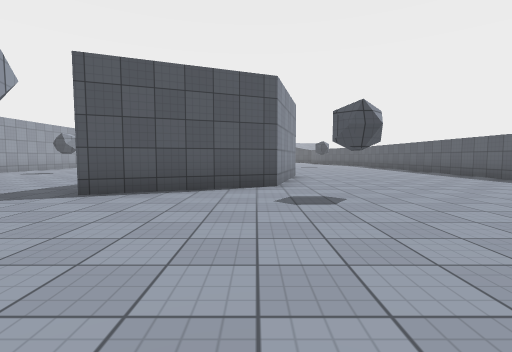
view 1 (above)

19 first-person views from a walk through a 3-D level made in the Unity game engine. The camera is 1.2 m above the floor, tilts 4° down and sees 85° across. The floor is counted in squares, 2 m on a side. Each view is taken from the middle of a square. On the plan, view 1 faces up. The plan holds only what a view shows up to about 9 squares ahead; the rest is blank. Surface patterns are stand-ins for the level's own textures.

view 2
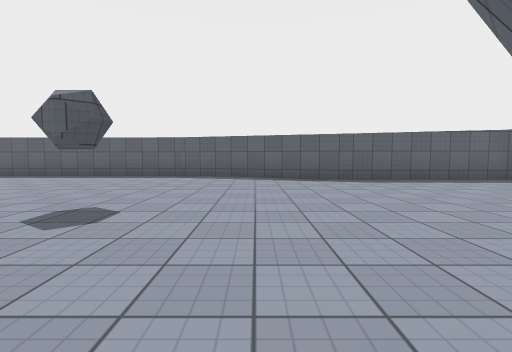

view 3
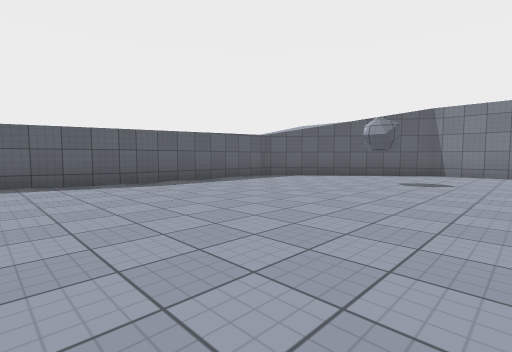

view 4
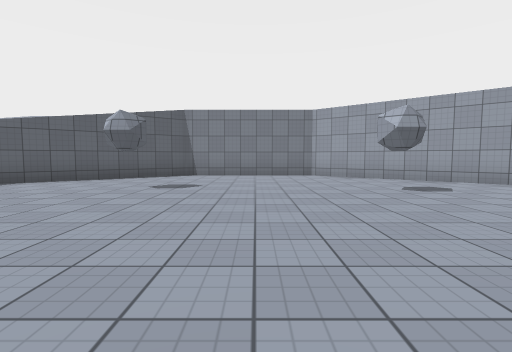

view 5
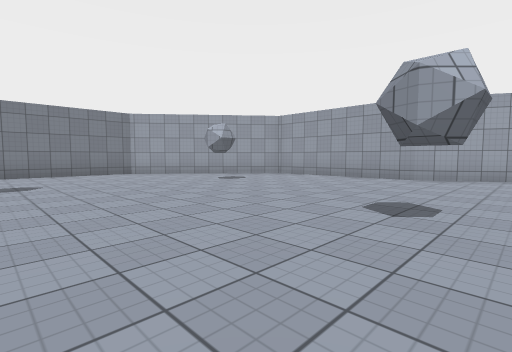

view 6
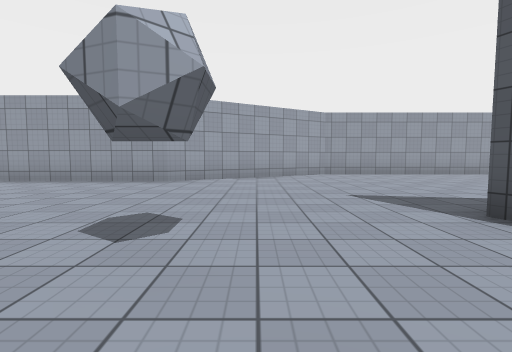

view 7
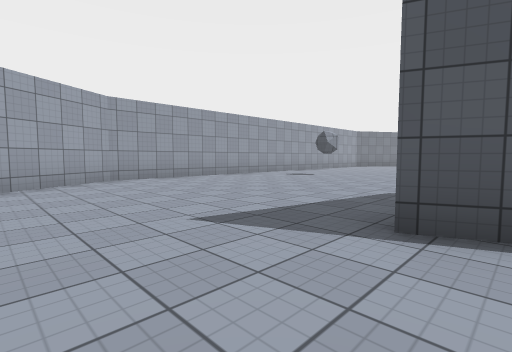

view 8
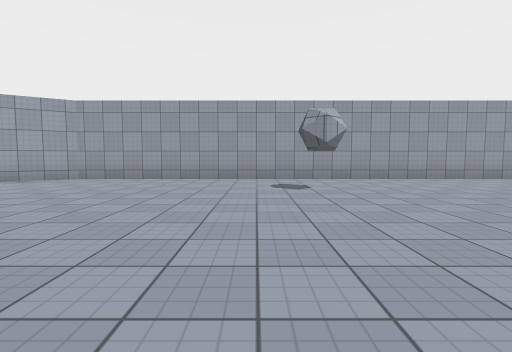

view 9
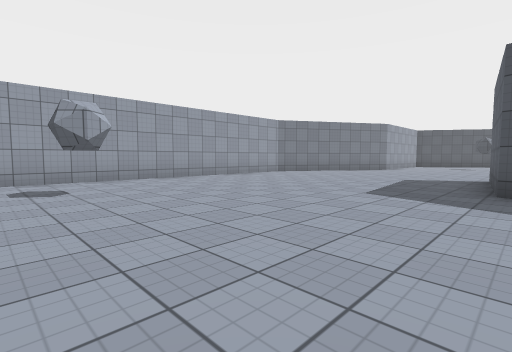

view 10
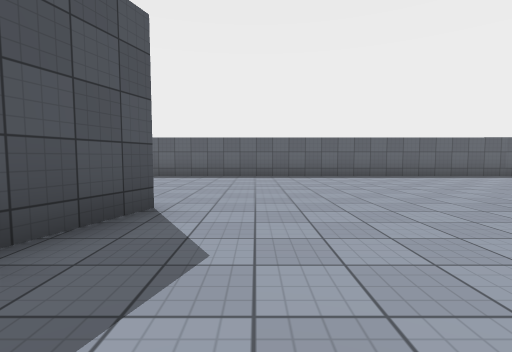

view 11
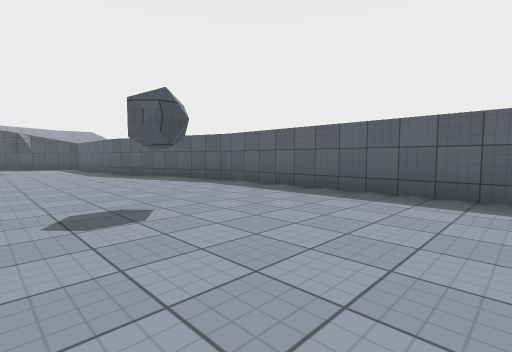

view 12
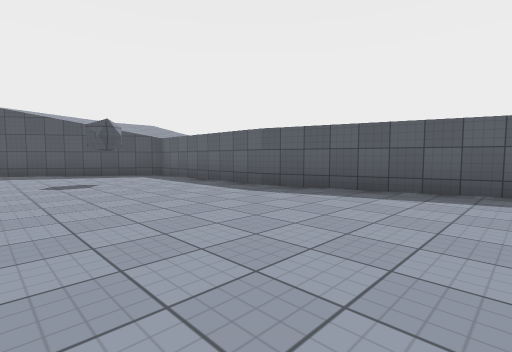

view 13
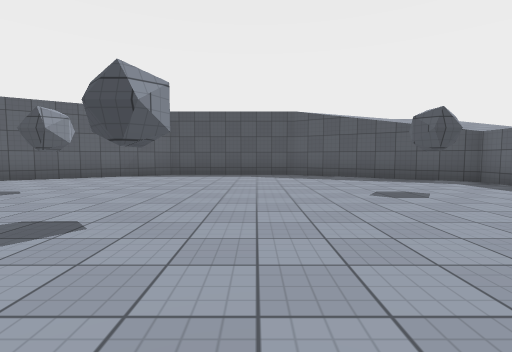

view 14
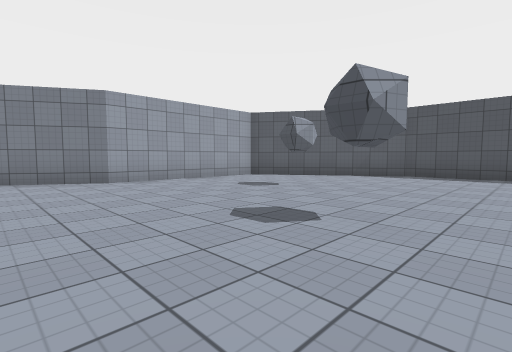

view 15
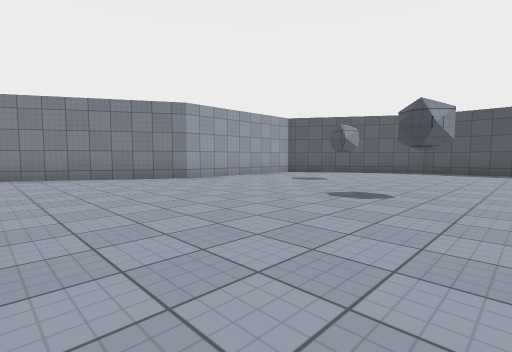

view 16
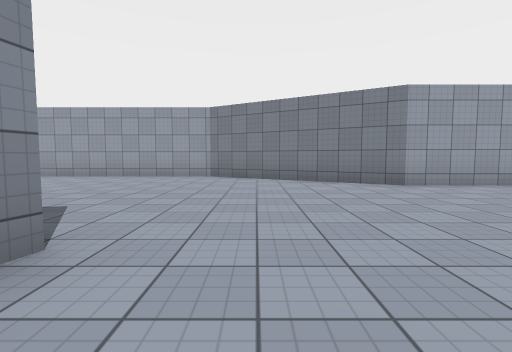

view 17
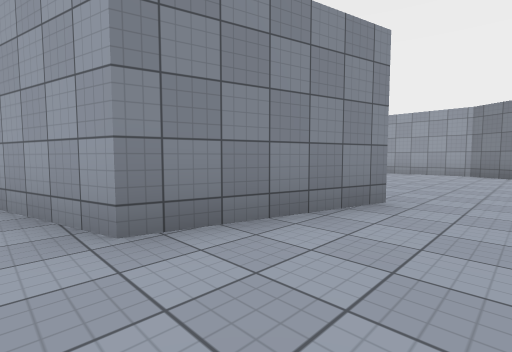

view 18
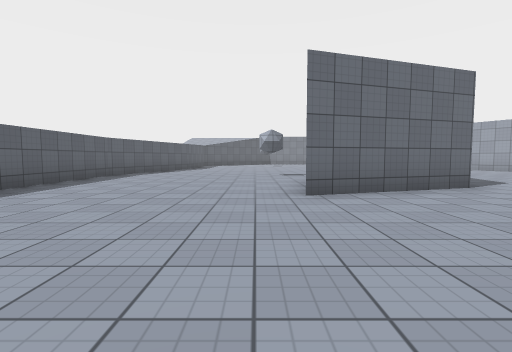

view 19
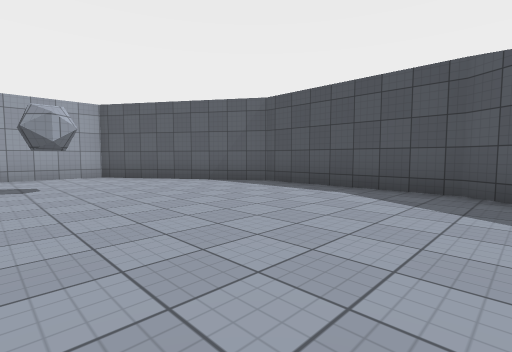

### Floor plan
Points are (right, up) in squares from view 1. A wall is a line through its corners. A room is listed if a view was taken in it or the views show most of it. See-through windows are left out.
Room 1 (views 1, 2, 3, 4, 5, 6, 7, 8, 9, 10, 11, 12, 13, 14, 15, 16, 17, 18, 19)
walls: (1.2, 13.2) (-0.3, 13.7); (-2.2, 7.7) (1.2, 8.8) (0.4, 5.6) (-2.8, 4.3); (-2.4, 14.4) (-2.8, 17.6) (0.3, 16.9) (0.8, 14.8); (-6.8, 10.4) (-6.5, 10.1) (-6.8, 9.8); (4, 15.4) (3.6, 15) (3.3, 15.4); (-1.7, 1.7) (-1.3, 1.4) (-1.7, 1); (6.6, 4.2) (6.6, 17.6) (5.2, 22.2); (-0.8, 22.7) (-1.2, 22.3) (-1.6, 22.7); (5.2, 22) (5.2, 26.5) (1.2, 29.1) (-2.8, 29.1) (-6.8, 26.5) (-6.8, 22.1) (-9.4, 17.6) (-9.4, 4.3) (-6.8, -0.1) (-6.8, -4.2); (5.2, -0.2) (6.6, 4.3); (3, 24.5) (2.7, 24.8); (-3.5, 25.2) (-3.2, 24.8) (-3.5, 24.5); (-3.8, -3.7) (-3.4, -3.4) (-3.1, -3.7); (1, -4.2) (1.4, -3.9) (1.7, -4.2); (-6.4, -4.9) (-2.8, -7.8) (1.2, -7.8) (4.8, -5); (5.2, -4.8) (5.2, -0.1)

Positions as (right, up) in squares from view 1, and headings:
1: (0, 0), facing up
2: (-2, 2), facing right
3: (-1, 2), facing down-right
4: (-1, 1), facing down
5: (1, 2), facing down-left
6: (0, 2), facing left
7: (-2, 2), facing up-left
8: (-2, 9), facing left
9: (-2, 9), facing up-left
10: (-2, 12), facing right
11: (2, 12), facing up-right
12: (1, 18), facing up-right
13: (0, 20), facing up
14: (0, 20), facing up-left
15: (0, 18), facing up-left
16: (-1, 19), facing left
17: (1, 19), facing down-left
18: (2, 13), facing down
19: (2, 24), facing up-left
